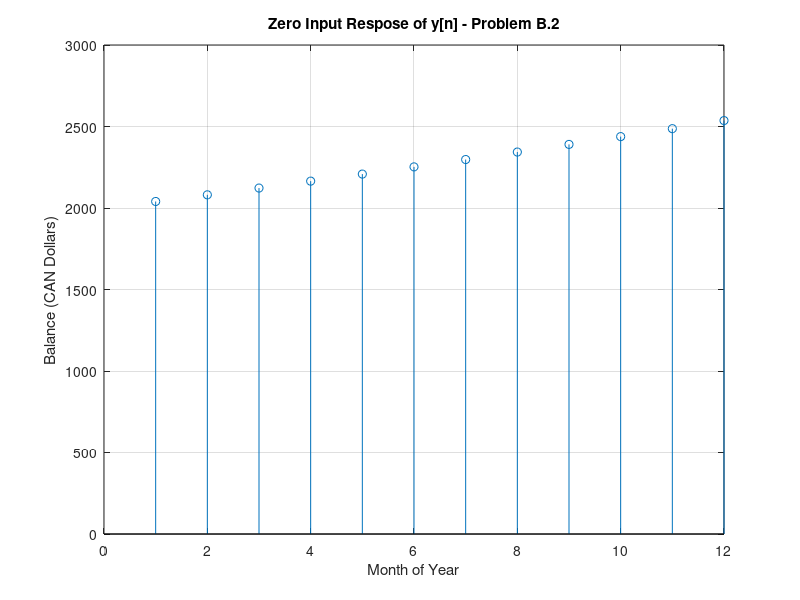
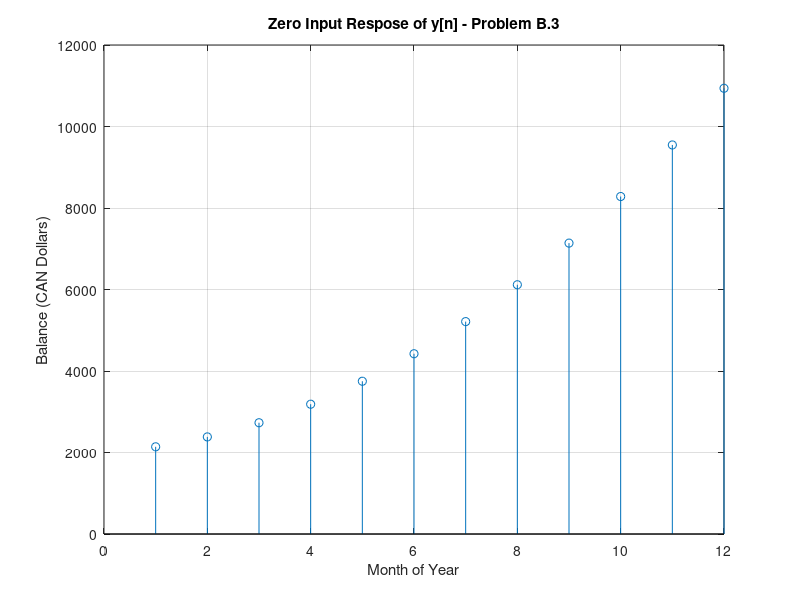

MATLAB code for these plots, in order:
% Reza Aablue
% 500966944
% Section 05

% Problem B.1

% y[n] = y [n-1] + 0.02 .* y[n-1] + x[n]  (last month's balance + interest
% + deposit)

% Problem B.2

y = zeros (1, 12); % Zeros matrix for the balance at each month of the year.
y(1) = 1.02 * 2000; % Balance for January.
% Assuming no deposits in the new year.

for i=2:12
    y(i) = y(i-1) + 0.02 * y(i-1);
end

figure (1);
stem (y); grid;
title ("Zero Input Respose of y[n] - Problem B.2");
xlabel ('Month of Year'); ylabel ("Balance (CAN Dollars)")

% Problem B.3
y1 = zeros (1,12);
y1(1) = (1.02 * 2000) + (100 * 1);

for j=2:12
    y1(j) = y1(j-1) + (0.02 * y1(j-1)) + (100 * j);
end

figure (2);
stem (y1); grid;
title ("Zero Input Respose of y[n] - Problem B.3");
xlabel ('Month of Year'); ylabel ("Balance (CAN Dollars)")